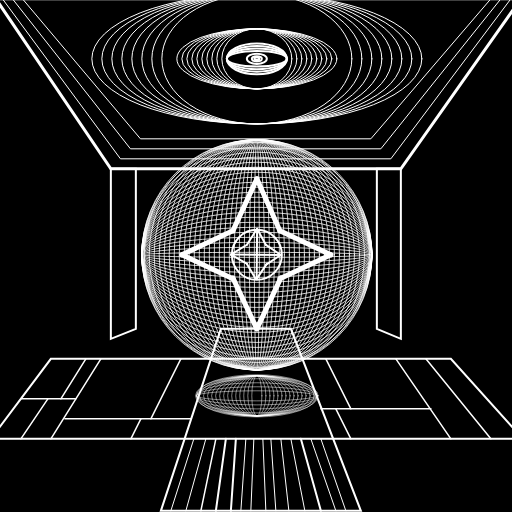
Frame 1 (no input)
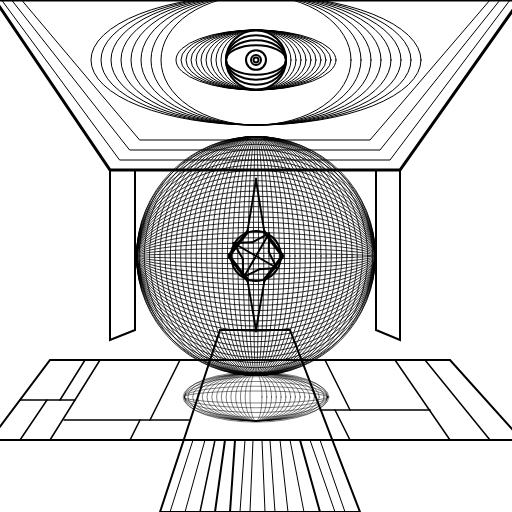
Frame 60 (no input)
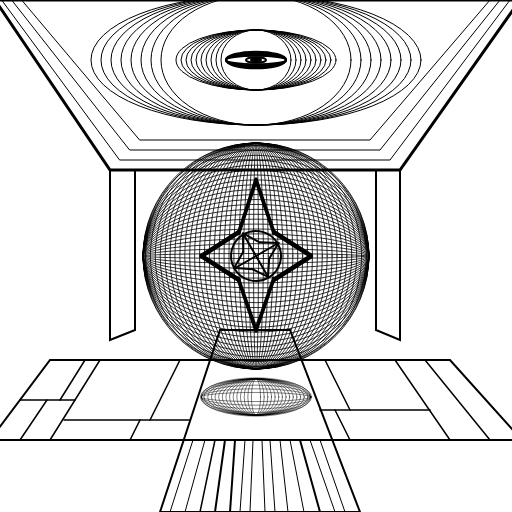
Frame 120 (the mouse pressed at the canvas centre since frame 60)

The p5.js sketch that drew these frames (run headless with seeded random() and noise() and a simulated clock; from frame 60 on, the mouse is pressed at the canvas centre):

// p5.js sketch
// ── sketch.js
let flash = false;


function setup() {
  createCanvas(512, 512);
  ellipseMode(CENTER);
  noFill();
  stroke(0);
}

function draw() {
  background(255);

  let t = frameCount;

  // FLASH cada 10 segundos aprox
  if (t % 600 < 20) {
    flash = true;
  } else {
    flash = false;
  }

  if (flash) {
    background(0); // Fondo negro
    stroke(255); // Líneas blancas
    translate(random(-2, 2), random(-2, 2)); // Vibración leve
  } else {
    background(255); // Fondo blanco
    stroke(0); // Líneas negras
  }

  //diamantote
  let angle = frameCount * 0.02;
  let scaleX = cos(angle); // Simula el efecto de rotación en eje Y

  push();
  translate(256, 256); // Centro
  scale(scaleX, 1); // Aplasta horizontalmente

  // Dibujo centrado en (0,0)
  strokeWeight(5);
  line(23, 24, 74, 0);
  line(23, -24, 74, 0);
  line(0, -76, -24, -24);
  line(0, -76, 23, -24);
  line(0, 74, -24, 23);
  line(0, 74, 24, 23);
  line(-24, -24, -75, 0);
  line(-24, 24, -75, 0);

  pop();

  push();
  strokeWeight(0.8);
  translate(width / 2, height / 2); // Centro de la pantalla

  // Cálculo del "latido"
  let beat = 1 + 0.04 * sin(frameCount * 0.03);

  // Tamaño base del círculo
  let baseSize = 230 * beat;

  // CÍRCULO PRINCIPAL
  ellipse(0, 0, baseSize);

  // TRAMA HORIZONTAL
  for (let c = 5; c < 230; c += 10) {
    ellipse(0, 0, baseSize, c * beat);
  }

  // TRAMA VERTICAL
  for (let d = 5; d < 230; d += 10) {
    ellipse(0, 0, d * beat, baseSize);
  }

  pop();

  push();

  translate(256, 256); // Centro
  rotate(frameCount * 0.5 * 0.0174533);
  translate(-256, -256); // Volver a sistema original

  // Dibujo del diamante
  strokeWeight(2);
  ellipse(256, 256, 50, 50);
  line(256, 256, 256, 230);
  line(256, 256, 256, 280);
  line(256, 256, 230, 256);
  line(256, 256, 280, 256);
  line(265, 266, 280, 256);
  line(265, 246, 280, 256);
  line(246, 246, 230, 256);
  line(246, 265, 230, 256);
  line(256, 230, 265, 246);
  line(256, 230, 246, 246);
  line(246, 265, 255, 280);
  line(256, 280, 266, 265);

  pop();

  //piso
  strokeWeight(2);
  quad(50, 360, 450, 360, 522, 440, -10, 440);
  quad(160, 512, 220, 330, 290, 330, 360, 512);

  strokeWeight(1.5);
  //LINEAS IZQUIERDA
  line(50, 440, 100, 360);
  line(20, 400, 75, 400);
  line(20, 440, 47, 400);
  line(60, 400, 85, 360);
  line(64, 420, 190, 420);
  line(150, 420, 180, 360);
  line(130, 440, 140, 420);
  //LINEAS DERECHA
  line(425, 360, 490, 440);
  line(395, 360, 450, 440);
  line(325, 360, 350, 410);
  line(335, 410, 350, 440);
  line(320, 410, 430, 410);
  //LINEAS DEL MEDIO
  line(200, 512, 215, 440);
  strokeWeight(2);
  line(230, 512, 235, 440);
  line(215, 512, 225, 440);
  line(320, 512, 300, 440);
  strokeWeight(1);
  line(170, 512, 193, 440);
  line(185, 512, 205, 440);
  line(240, 512, 245, 440);
  line(250, 512, 253, 440);
  line(265, 512, 262, 440);
  line(275, 512, 270, 440);
  line(288, 512, 280, 440);
  line(304, 512, 290, 440);
  line(335, 512, 310, 440);
  line(345, 512, 320, 440);

  //PAREDES Y SUS FORMAS
  push();
  strokeWeight(2);
  quad(110, 170, 135, 170, 135, 330, 110, 340);
  quad(400, 170, 376, 170, 376, 330, 400, 340);
  pop();

  //Techo y sus formas
  push();
  strokeWeight(3);
  quad(110, 170, 400, 170, 520, 0, -5, 0);
  strokeWeight(1);
  quad(120, 160, 390, 160, 510, 0, 2, 0);
  quad(130, 150, 380, 150, 500, 0, 12, 0);
   quad(140, 140, 370, 140, 490, 0, 22, 0);
  pop();

  for (let g = 190; g < 350; g += 20) {
    ellipse(256, 60, g, 130);
  }

  //DETALLITOS DEL OVALO CHICO
  for (let a = 70; a < 170; a += 10) {
    ellipse(256, 60, a, 60);
  }

  //OJO
  strokeWeight(2);
  let centerX = 256;
  let centerY = 60;

  // Factor de parpadeo
  let blink = (1 + sin(frameCount * 0.03)) / 2; // Va de 0 a 1

  // OJO (las partes internas también se escalan)
  for (let b = 30; b < 70; b += 10) {
    ellipse(centerX, centerY, 60, b * blink);
  }

  ellipse(centerX, centerY, 20, 20 * blink);
  ellipse(centerX, centerY, 10, 10 * blink);
  ellipse(centerX, centerY, 5, 5 * blink);

  //Sombra del piso:
  let beat2 = 1 + 0.2 * sin(frameCount * 0.03);

  strokeWeight(0.5);
  for (let c = 10; c < 130; c += 8) {
    ellipse(256, 397, c * beat2, 40 * beat2);
  }

  for (let d = 10; d < 50; d += 8) {
    ellipse(256, 397, 120 * beat2, d * beat2);
  }
}
